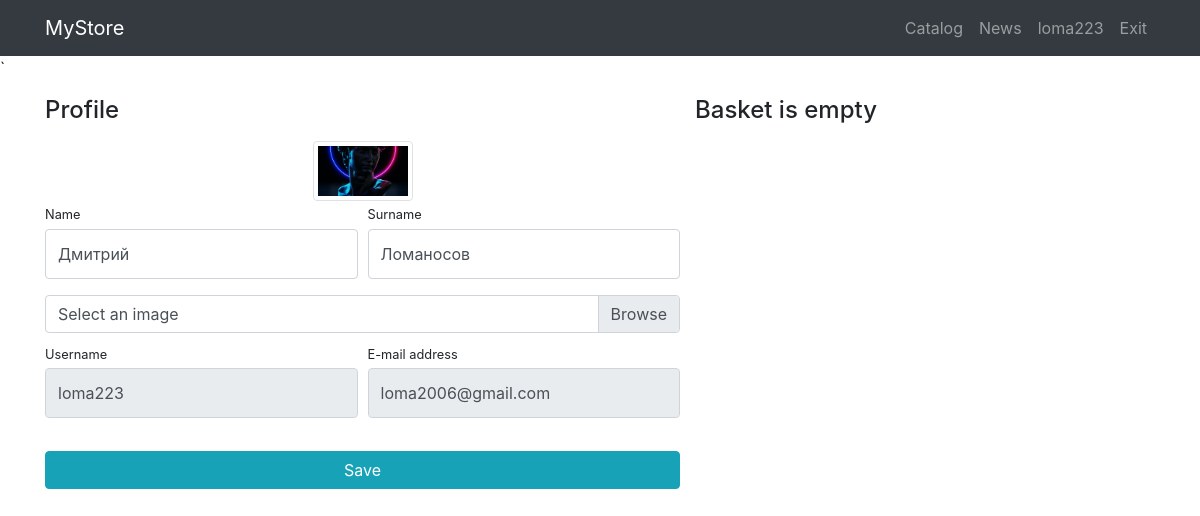
The page /users/profile/ (signed in) on the database as committed earlier.
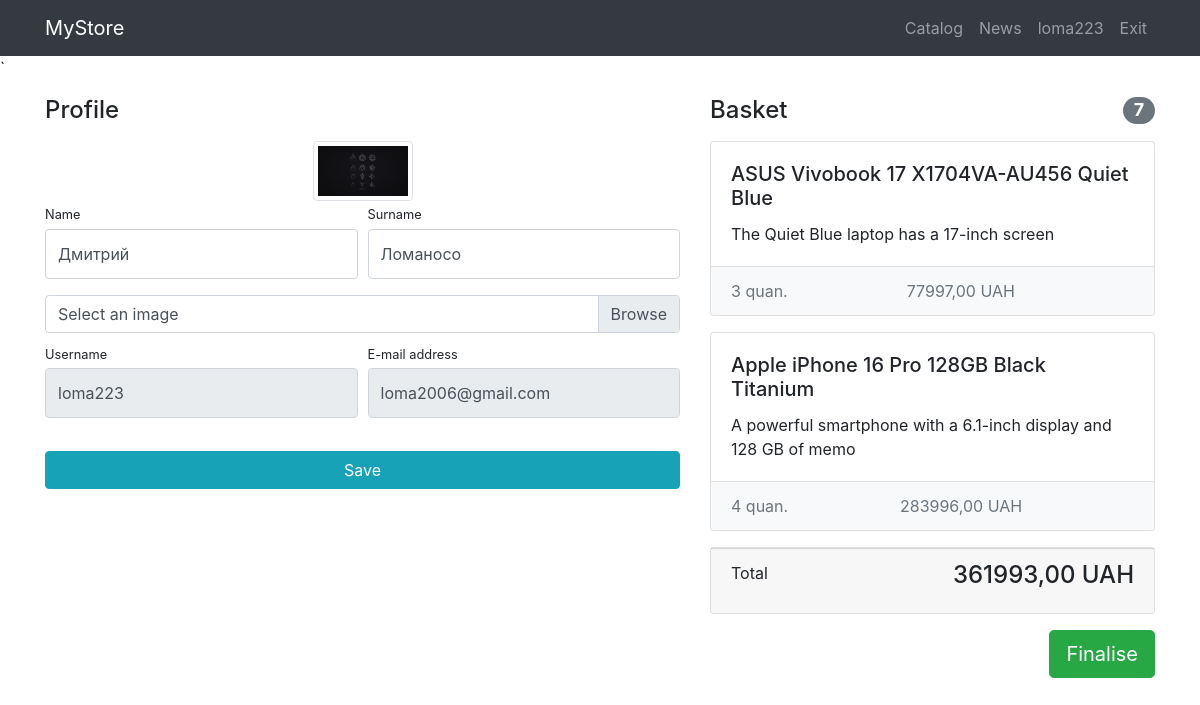
The same page on the database as committed later.
### users/models.py (models this page shows)
class User(AbstractUser):
    image = models.ImageField(upload_to='users_images',blank=True)
    is_verified_email = models.BooleanField(default=False)

### products/models.py (models this page shows, shortened)
class Basket(models.Model):
    user= models.ForeignKey(User,on_delete=models.CASCADE)
    product= models.ForeignKey(Product,on_delete=models.CASCADE)
    quantity = models.PositiveIntegerField(default=0)
    created_timestap = models.DateTimeField(auto_now_add=True)
    def sum(self):
        res = self.quantity * self.product.price
        return res

class Product(models.Model):
    name = models.CharField(max_length=256)
    image = models.ImageField(upload_to='products_images',blank=True)
    description = models.TextField(blank= True)
    short_description = models.CharField(max_length=64,blank=True)
    price = models.DecimalField(max_digits=8,decimal_places=2,default=0)
    quantity= models.PositiveBigIntegerField(default=0)
    category = models.ForeignKey(ProductCategory,on_delete=models.CASCADE)

### users/views.py (the view)
# urls.py: path('profile/',profile,name= 'profile'),
def profile(request):
    user = request.user
    if request.method == 'POST':
        form = UserProfileForm(data = request.POST,instance=user,files = request.FILES)
        if form.is_valid():
            form.save()
            return HttpResponseRedirect(reverse('users:profile'))
    else:
        form = UserProfileForm(instance=user)
    baskets = Basket.objects.filter(user=user)
    total_quantity = sum(basket.quantity for basket in baskets)
    total_sum = sum(basket.sum() for basket in baskets)
    context = {'title':'ElectroHub - Profile',
                'form':form,
               'baskets':baskets,
               'total_quantity':total_quantity,
               'total_sum':total_sum}
    return render(request,'users/profile.html',context)

### users/forms.py
class UserProfileForm(UserChangeForm):
    username = forms.CharField(widget=forms.TextInput(attrs={'readonly':True}))
    email = forms.CharField(widget=forms.EmailInput(attrs={'readonly':True}))
    image = forms.ImageField(widget=forms.FileInput(),required=False)
    class Meta:
        model = User
        fields = ('username','email',"first_name", 'last_name','image')
    def __init__(self, *args, **kwargs):
        super(UserProfileForm, self).__init__(*args, **kwargs)
        for field_name, field in self.fields.items():
            field.widget.attrs['class'] = "form-control py-4"
        self.fields['image'].widget.attrs['class']='custom-file-input'

### users/templates/users/profile.html (shortened to what this page needs)
{%extends 'products/base.html'%}
{%load static%}
{%block css%}
    <link href="{%static 'css/profile.css'%}" rel="stylesheet">
{%endblock%}
{%block content%}
<div class="container">
    <div class="row">
        <div class="col-lg-7">
            <h4 class="mt-3 mb-3">Profile</h4>
            <div class="col-lg-12 text-center">
                <img width="100" height="100"
                     src="{%if user.image%} {{user.image.url}} {%else %} {% static 'vendor/img/users/default_ava.jpg'%} {%endif%}"
                     class="img-thumbnail">
            </div>
            <form action="{%url 'users:profile'  %} " method="post" enctype="multipart/form-data">
                <div class="form-row">
                    <div class="col-lg-6">
                        <div class="form-group">
                            <label class="small mb-1" for="{{form.first_name.id_for_label}}">Name</label>
                            {{form.first_name}}
                        </div>
                    </div>
                    <div class="col-lg-6">
                        <div class="form-group">
                            <label class="small mb-1" for="{{form.last_name.id_for_label}}">Surname</label>
                            {{form.last_name}}
                        </div>
                    </div>
                </div>
                <div class="form-row mb-2">
                    <div class="col-lg-12">
                        <div class="custom-file">
                            <label class="custom-file-label" for="{{form.image.id_for_label}}">Select an image
                            </label>
                        </div>
                    </div>
                </div>
                <div class="form-row">
                    <div class="col-lg-6">
                        <label class="small mb-1" for="{{form.username.id_for_label}}">Username</label>
                        {{form.username}}
                    </div>
                    <div class="col-lg-6">
                        <label class="small mb-1" for="{{form.email.id_for_label}}">E-mail address</label>
                        {{form.email}}
                    </div>
                </div>
                <div class="form-row">
                    <div class="col-lg-12" style="margin-top: 33px;">
                        <input class="btn btn-info btn-block" type="submit" value="Save">
                    </div>
                </div>
            </form>
        </div>
        {%include 'products/basket.html'%}
    </div>
</div>
{%endblock%}

### products/templates/products/base.html (shortened to what this page needs)
{% load static %}
<!DOCTYPE html>
<html lang="en">
<head>
    <link href="{% static 'vendor/bootstrap/css/bootstrap.min.css' %}" rel="stylesheet">
    {%block css%}
    {%endblock%}
</head>`
<body>
<nav class="navbar navbar-expand-lg navbar-dark bg-dark fixed-top">
    <div class="container">
        <a class="navbar-brand" href="{%url 'index'%}">MyStore</a>
        <div class="collapse navbar-collapse" id="navbarResponsive">
            <ul class="navbar-nav ml-auto">
                <li class="nav-item">
                    <a class="nav-link" href="{%url 'products:index'%}">Catalog  </a>
                </li>
                <li class="nav-item">
                    <a class="nav-link " href="{%url 'news:news_list'%}">News  </a>
                </li>
                {% if user.is_authenticated %}
                    <li class="nav-item">
                        <a class="nav-link" href="{% url 'users:profile' %}">{{ user.username }}
                        </a>
                    </li>
                    <li class="nav-item">
                        <a class="nav-link" href="{% url 'users:logout' %}">Exit </a>
                    </li>
                {% else %}
                    <li class="nav-item">
                        <a class="nav-link" href="{% url 'users:login' %}">Sign in <i class="fas fa-sign-in-alt"></i></a>
                    </li>
                {% endif %}
            </ul>
        </div>
    </div>
</nav>
{% block content%}
{%endblock%}
</body>
</html>

### products/templates/products/basket.html (shortened to what this page needs)
{%if baskets%}
    <div class="col-lg-5">
        <h4 class="mt-3 mb-3 d-flex justify-content-between align-items-center mb-3">
            Basket <span class="badge badge-secondary badge-pill">{{total_quantity}}</span>
        </h4>
        {%for basket in baskets%}
            <div class="card mb-3">
                <div class="card-body">
                    <h5 class="card-title">{{basket.product.name}}</h5>
                    <p class="card-text">{{basket.product.short_description}}</p>
                </div>
                <ul class="list-group list-group-flush">
                    <li class="list-group-item d-flex justify-content-between lh-condensed bg-light">
                        <span class="text-muted">{{basket.quantity}} quan.</span>
                        <span class="text-muted">{{basket.sum}} UAH</span>
                    </li>
                </ul>
            </div>
        {%endfor%}
        <div class="card mb-3">
            <div class="card-footer">
                <p class="float-left">Total </p>
                <h4 class="float-right">{{total_sum}} UAH</h4>
            </div>
        </div>
        <button type="button" class="btn btn-success btn-lg float-right">Finalise</button>
    </div>
{%else%}
<h4 class="mt-3 mb-3 text-center">
    Basket is empty
</h4>
{%endif%}

Rows that differ between the two databases and show on the page:
changed User "loma223": image: a different picture; last_name "Ломаносов" → "Ломаносо"
added Basket: product.name "ASUS Vivobook 17 X1704VA-AU456 Quiet Blue", product.short_description "The Quiet Blue laptop has a 17-inch screen", quantity "3", sum "77997,00"
added Basket: product.name "Apple iPhone 16 Pro 128GB Black Titanium", product.short_description "A powerful smartphone with a 6.1-inch display and 128 GB of memo", quantity "4", sum "283996,00"
Other text that changed with them:
{{ total_quantity }}: (not shown) → "7"
{{ total_sum }}: (not shown) → "361993,00"
text no longer shown: "Basket is empty"
text now shown: "Basket Total UAH Finalise"
